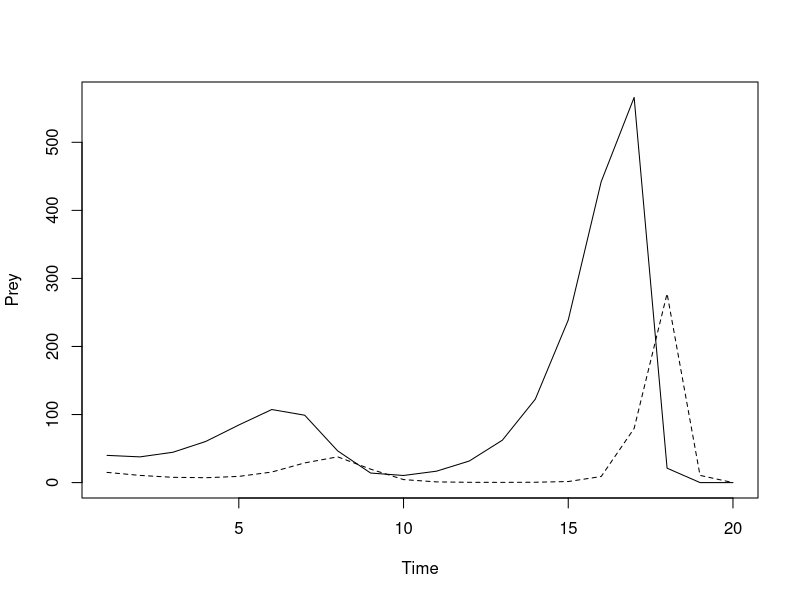
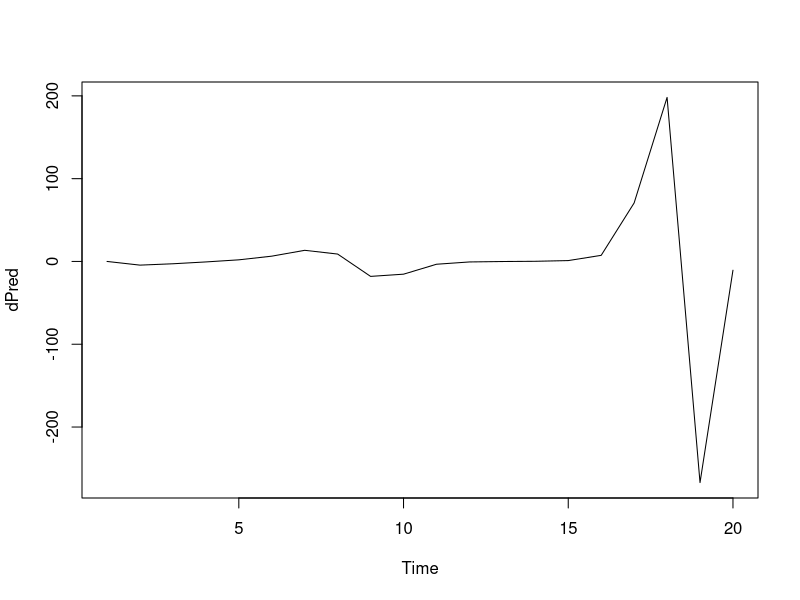
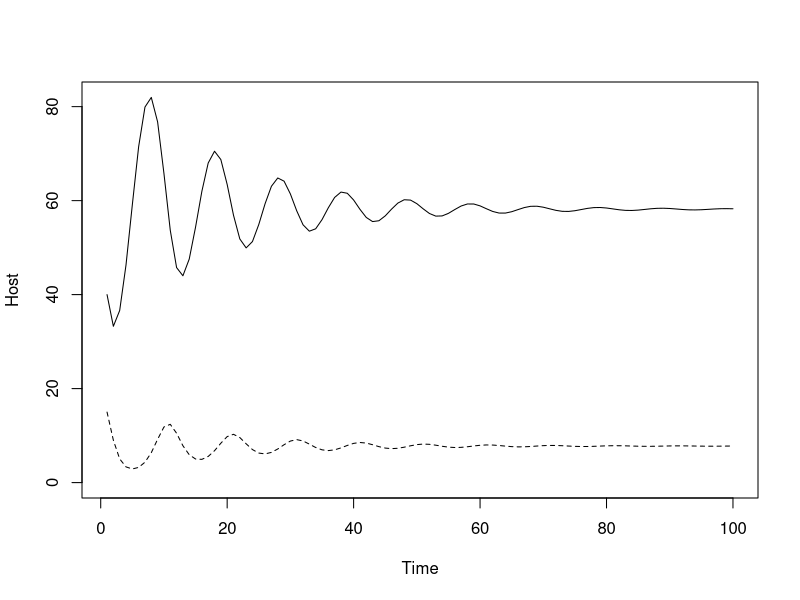
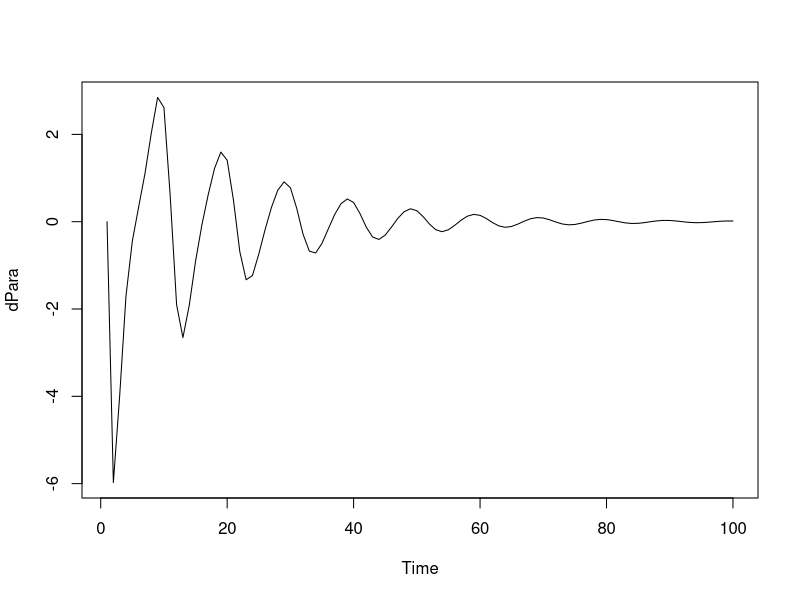
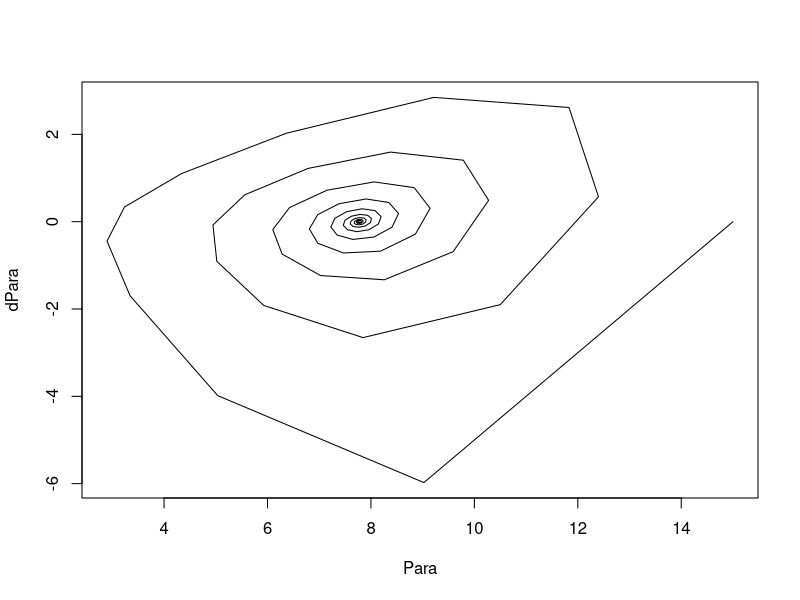

R code for these plots, in order:
## ---- chunk 1
knitr::opts_chunk$set(echo = TRUE)
## ---- chunk 2
set.seed(666)
library(tidyverse)
library(dplyr)
NBM <- function(t, y, parms){
  
  NBMres <- tibble(Time = c(t), Prey = c(t), Pred = c(t))
  prey <- y["prey"]
  pred <- y["pred"]
  lambda <- parms["lambda"]
  search <- parms["search"]
  conv <- parms["conv"]
  
  # lambda = prey growth rate
  # search = predator search efficiency
  # conv = conversion rate of prey consumed to predators birthed
  
  for (i in 1:length(t)){
    NBMres$Prey[i] <- prey
    NBMres$Pred[i] <- pred
    prey <- lambda * prey * exp(-search * pred)
    pred <- conv * NBMres$Prey[i] * (1-exp(-search * pred))
  }
  
  return(NBMres)
}

time <- seq(from = 1,to = 20, by = 1)
init <- c(prey = 40, pred = 15)
pars <- c(lambda = 2, search = 0.05, conv = 0.5)
out <- NBM(time, init, pars)
out$dPred <- c(0, out$Pred[2:length(out$Pred)] - out$Pred[1:length(out$Pred)-1])

plot(Prey ~ Time, type = "l", data = out, ylim = c(0,max(Prey)))
lines(out$Time, out$Pred, lty = "dashed")
plot(dPred ~ Time, type = "l", data = out)
## ---- chunk 3
mNBM <- function(t, y, parms){
  mNBMres <- tibble(Time = c(t), Host = c(t), Para = c(t))
  host <- y["host"]
  para <- y["para"]
  a <- parms["a"]
  b <- parms["b"]
  c <- parms["c"]
  d <- parms["d"]
  # a = attack rate
  # b = unparasitized host birth rate
  # c = hatch rate of parasitoid
  # d = density dependence factor of host
  
  for (i in 1:length(t)){
    mNBMres$Host[i] <- host
    mNBMres$Para[i] <- para
    host <- b * host * exp(-a * para) / (1 + d * host)
    para <- c * mNBMres$Host[i] * (1 - exp(-a * para))
  }
  
  return(mNBMres)
}

time <- seq(1, 100, 1)
init <- c(host = 40, para = 15)
pars <- c(a = 0.04, b = 2, c = 0.5, d = 0.008)

# d of 0.008 leads to stabilization after several cycles of decreasing amplitude
# d of 0.002 leads to parasitoid extinction and host reaches carrying capacity
# intermediate values of d allow for cycles of varying trends in amplitude (sometimes stable, sometimes increasing, sometimes decreasing)

res <- mNBM(time, init, pars)
res$dPara <- c(0, res$Para[2:length(res$Para)] - res$Para[1:length(res$Para)-1])

plot(Host ~ Time, type = "l", data = res, ylim = c(0,max(Host)))
lines(res$Time, res$Para, lty = "dashed")
plot(dPara ~ Time, type = "l", data = res)
plot(dPara ~ Para, type = "l", data = res)

# equation at the end of the paper could be coded as a check for stability—indicates the stability of a local equilibrium point given values of a, b, c, and d
## ---- chunk 4
NBMform <- as.formula(dpara ~ c * Host * (1 - exp(-a * para)) - para)

